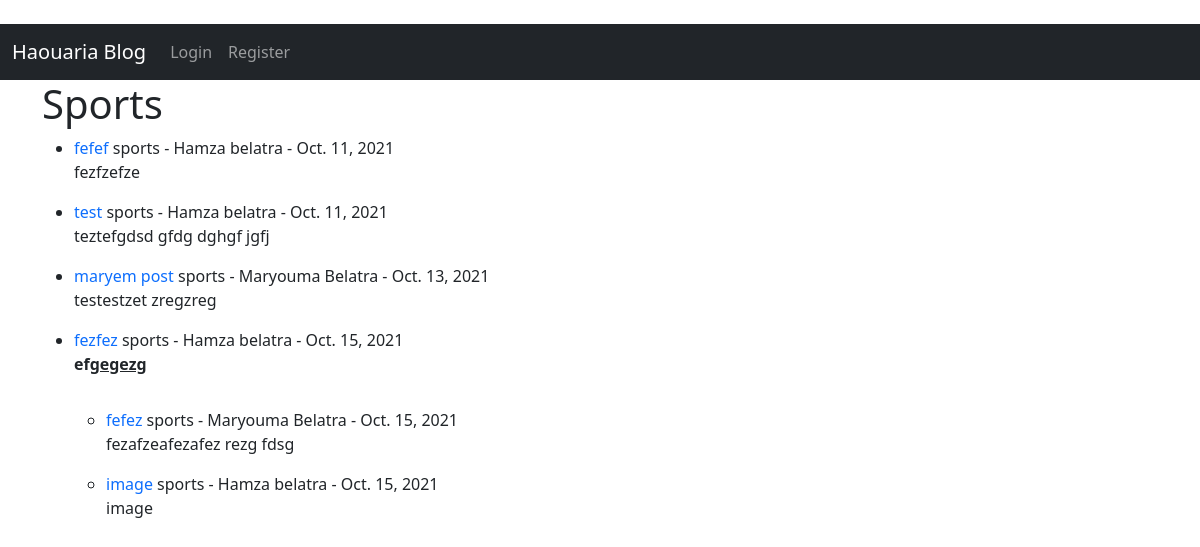
Page /category/2 on the committed database.
### theblog/models.py (models this page shows, shortened)
class Category(models.Model):
    name = models.CharField(max_length=255)
    def __str__(self):
        return self.name

class Post (models.Model):
    title = models.CharField(max_length=255)
    title_tag = models.CharField(max_length=255)
    author = models.ForeignKey(User,on_delete=models.CASCADE)
    snippet = models.CharField(max_length=255)
    body = RichTextField(blank=True, null=True)
    post_date = models.DateField(auto_now_add=True)
    category = models.ForeignKey(Category,on_delete=models.CASCADE,null=True, blank=True)
    likes= models.ManyToManyField(User,related_name='blog_post')
    header_image= models.ImageField(null=True, blank=True, upload_to="images/")

### theblog/views.py (the view)
# urls.py: path('category/<int:pk>',CategoryView, name="category"),
def CategoryView(request, pk):
    C=Category.objects.get(pk=pk)
    cats= C.name
    category_posts = Post.objects.filter(category__name=cats.replace('-', ' '))
    return render(request, 'categories.html', { 'cats':cats.title().replace('-', ' '), 'category_posts': category_posts })

### theblog/templates/categories.html (shortened to what this page needs)
{% extends 'base.html' %}
{% block content%}
{% if category_posts %}
<h1> {{cats}}</h1>
{% for post in category_posts %}
<ul>
    <li>
        <a href="{% url 'article-detail' post.pk %} ">
            {{post.title}}
        </a> {{post.category}} - {{post.author.first_name}} {{post.author.last_name}} - {{post.post_date}}
        <br /> {{post.body|slice:":200" |safe}}
    </li>
</ul>
    {% endfor %}
{%else%}
<h2> sorry this page does not exist...</h2>
{%endif%}
{% endblock %}

### theblog/templates/base.html (shortened to what this page needs)
﻿<!doctype html>
<html lang="en">
<head>
    <link href="https://cdn.jsdelivr.net/npm/bootstrap@5.1.1/dist/css/bootstrap.min.css" rel="stylesheet">
    </head>
<body>
    <nav class="navbar navbar-expand-lg navbar-dark bg-dark">
        <div class="container-fluid">
            <a class="navbar-brand" href="{% url 'home' %}">Haouaria Blog</a>
            <div class="collapse navbar-collapse" id="navbarSupportedContent">
                <ul class="navbar-nav me-auto mb-2 mb-lg-0">
                    {% if user.is_authenticated %}
                    <li class="nav-item">
                        <a class="nav-link" href="{% url 'add-post' %} ">Add Post</a>
                    </li>
                    <li class="nav-item">
                        <a class="nav-link" href="{% url 'add-category' %} ">Add Category</a>
                    </li>
                    <li class="nav-item">
                        <a class="nav-link" href="{% url 'edit-profile' %} ">Edit Profile</a>
                    </li>
                    <li class="nav-item">
                        <a class="nav-link" href="{% url 'logout' %} ">Logout</a>
                    </li>
                    {% else %}
                    <li class="nav-item">
                        <a class="nav-link" href="{% url 'login' %} ">Login</a>
                    </li>
                    <li class="nav-item">
                        <a class="nav-link" href="{% url 'register' %} ">Register</a>
                    </li>
                    {% endif %}
                </ul>
            </div>
        </div>
    </nav>
    <div class="container">
        {% block content%}{% endblock %}
</body>
</html>

### theblog/templates/base.html (style rules this page uses)
a { text-decoration: none }

### rows in the picture
Category: name "Sports"
Post: title "fefef", category "sports", author.first_name "Hamza", author.last_name "belatra", post_date "Oct. 11, 2021", body "fezfzefze"
Post: title "test", category "sports", author.first_name "Hamza", author.last_name "belatra", post_date "Oct. 11, 2021", body "teztefgdsd gfdg dghgf jgfj"
Post: title "maryem post", category "sports", author.first_name "Maryouma", author.last_name "Belatra", post_date "Oct. 13, 2021", body "testestzet zregzreg"
Post: title "fezfez", category "sports", author.first_name "Hamza", author.last_name "belatra", post_date "Oct. 15, 2021", body "ef gegezg"
Post: title "fefez", category "sports", author.first_name "Maryouma", author.last_name "Belatra", post_date "Oct. 15, 2021", body "fezafzeafezafez rezg fdsg"
Post: title "image", category "sports", author.first_name "Hamza", author.last_name "belatra", post_date "Oct. 15, 2021", body "image"
